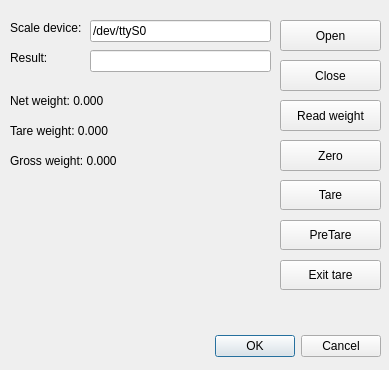
<?xml version="1.0" encoding="UTF-8"?>
<ui version="4.0">
 <class>MainDialog</class>
 <widget class="QDialog" name="MainDialog">
  <property name="geometry">
   <rect>
    <x>0</x>
    <y>0</y>
    <width>389</width>
    <height>370</height>
   </rect>
  </property>
  <property name="windowTitle">
   <string>Dialog</string>
  </property>
  <widget class="QDialogButtonBox" name="buttonBox">
   <property name="geometry">
    <rect>
     <x>40</x>
     <y>330</y>
     <width>341</width>
     <height>32</height>
    </rect>
   </property>
   <property name="orientation">
    <enum>Qt::Horizontal</enum>
   </property>
   <property name="standardButtons">
    <set>QDialogButtonBox::Cancel|QDialogButtonBox::Ok</set>
   </property>
  </widget>
  <widget class="QLabel" name="lblDeviceName">
   <property name="geometry">
    <rect>
     <x>10</x>
     <y>20</y>
     <width>81</width>
     <height>16</height>
    </rect>
   </property>
   <property name="text">
    <string>Scale device:</string>
   </property>
  </widget>
  <widget class="QPushButton" name="btnOpen">
   <property name="geometry">
    <rect>
     <x>280</x>
     <y>20</y>
     <width>101</width>
     <height>31</height>
    </rect>
   </property>
   <property name="text">
    <string>Open</string>
   </property>
   <property name="checkable">
    <bool>false</bool>
   </property>
   <property name="default">
    <bool>false</bool>
   </property>
   <property name="flat">
    <bool>false</bool>
   </property>
  </widget>
  <widget class="QPushButton" name="btnClose">
   <property name="geometry">
    <rect>
     <x>280</x>
     <y>60</y>
     <width>101</width>
     <height>31</height>
    </rect>
   </property>
   <property name="text">
    <string>Close</string>
   </property>
  </widget>
  <widget class="QPushButton" name="btnReadWeight">
   <property name="geometry">
    <rect>
     <x>280</x>
     <y>100</y>
     <width>101</width>
     <height>31</height>
    </rect>
   </property>
   <property name="text">
    <string>Read weight</string>
   </property>
  </widget>
  <widget class="QPushButton" name="btnZero">
   <property name="geometry">
    <rect>
     <x>280</x>
     <y>140</y>
     <width>101</width>
     <height>31</height>
    </rect>
   </property>
   <property name="text">
    <string>Zero</string>
   </property>
  </widget>
  <widget class="QPushButton" name="btnTare">
   <property name="geometry">
    <rect>
     <x>280</x>
     <y>180</y>
     <width>101</width>
     <height>30</height>
    </rect>
   </property>
   <property name="text">
    <string>Tare</string>
   </property>
  </widget>
  <widget class="QPushButton" name="btnExitTare">
   <property name="geometry">
    <rect>
     <x>280</x>
     <y>260</y>
     <width>101</width>
     <height>30</height>
    </rect>
   </property>
   <property name="text">
    <string>Exit tare</string>
   </property>
  </widget>
  <widget class="QLabel" name="lblNetWeight">
   <property name="geometry">
    <rect>
     <x>10</x>
     <y>90</y>
     <width>181</width>
     <height>21</height>
    </rect>
   </property>
   <property name="text">
    <string>Net weight: 0.000</string>
   </property>
  </widget>
  <widget class="QLabel" name="lblTareWeight">
   <property name="geometry">
    <rect>
     <x>10</x>
     <y>120</y>
     <width>181</width>
     <height>21</height>
    </rect>
   </property>
   <property name="text">
    <string>Tare weight: 0.000</string>
   </property>
  </widget>
  <widget class="QLabel" name="lblGrossWeight">
   <property name="geometry">
    <rect>
     <x>10</x>
     <y>150</y>
     <width>181</width>
     <height>21</height>
    </rect>
   </property>
   <property name="text">
    <string>Gross weight: 0.000</string>
   </property>
  </widget>
  <widget class="QLineEdit" name="edtDeviceName">
   <property name="geometry">
    <rect>
     <x>90</x>
     <y>20</y>
     <width>181</width>
     <height>22</height>
    </rect>
   </property>
   <property name="text">
    <string>/dev/ttyS0</string>
   </property>
  </widget>
  <widget class="QPushButton" name="btnPreTare">
   <property name="geometry">
    <rect>
     <x>280</x>
     <y>220</y>
     <width>101</width>
     <height>30</height>
    </rect>
   </property>
   <property name="text">
    <string>PreTare</string>
   </property>
  </widget>
  <widget class="QLabel" name="lblResult">
   <property name="geometry">
    <rect>
     <x>10</x>
     <y>50</y>
     <width>81</width>
     <height>16</height>
    </rect>
   </property>
   <property name="text">
    <string>Result:</string>
   </property>
  </widget>
  <widget class="QLineEdit" name="edtResult">
   <property name="geometry">
    <rect>
     <x>90</x>
     <y>50</y>
     <width>181</width>
     <height>22</height>
    </rect>
   </property>
   <property name="text">
    <string/>
   </property>
  </widget>
 </widget>
 <resources/>
 <connections>
  <connection>
   <sender>buttonBox</sender>
   <signal>accepted()</signal>
   <receiver>MainDialog</receiver>
   <slot>accept()</slot>
   <hints>
    <hint type="sourcelabel">
     <x>248</x>
     <y>254</y>
    </hint>
    <hint type="destinationlabel">
     <x>157</x>
     <y>274</y>
    </hint>
   </hints>
  </connection>
  <connection>
   <sender>buttonBox</sender>
   <signal>rejected()</signal>
   <receiver>MainDialog</receiver>
   <slot>reject()</slot>
   <hints>
    <hint type="sourcelabel">
     <x>316</x>
     <y>260</y>
    </hint>
    <hint type="destinationlabel">
     <x>286</x>
     <y>274</y>
    </hint>
   </hints>
  </connection>
 </connections>
</ui>
